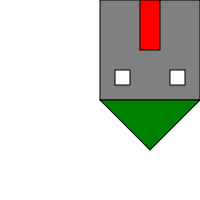

The Python source for this figure:
# draw a simple house
import drawsvg as draw

d = draw.Drawing(200, 200, origin='center')

d.append(draw.Rectangle(0,-100,100,100, fill='gray', stroke='black')) # body of house

d.append(draw.Lines(0,0, 100,0, 50,50, close=True, fill='green', stroke='black')) # roof

d.append(draw.Rectangle(40,-100,20,50, fill='red', stroke='black')) # door

d.append(draw.Rectangle(15,-30,15,15, fill='white', stroke='black')) # left window
d.append(draw.Rectangle(70,-30,15,15, fill='white', stroke='black')) # right window

d.save_svg('house.svg')
